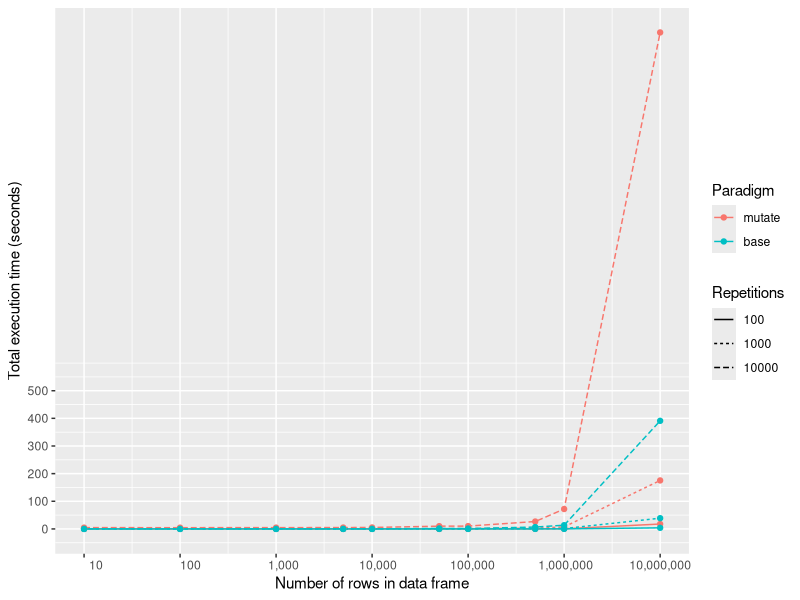
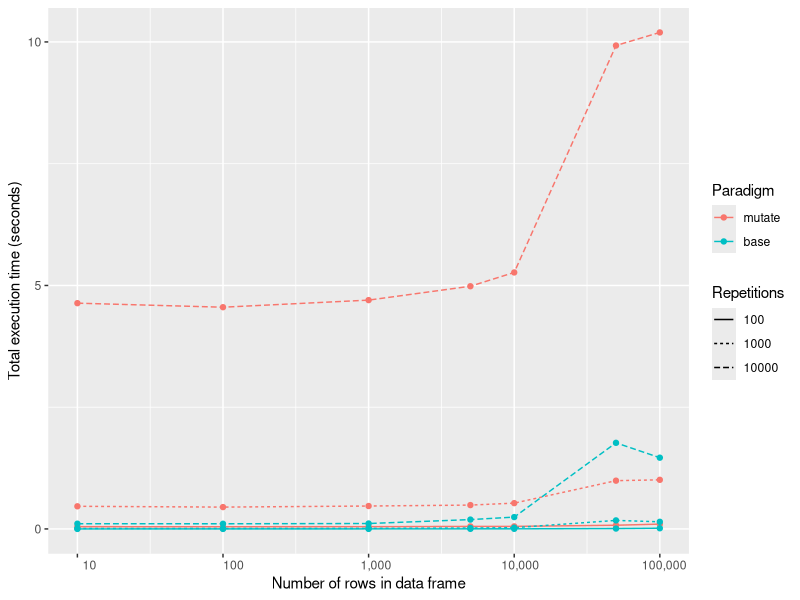
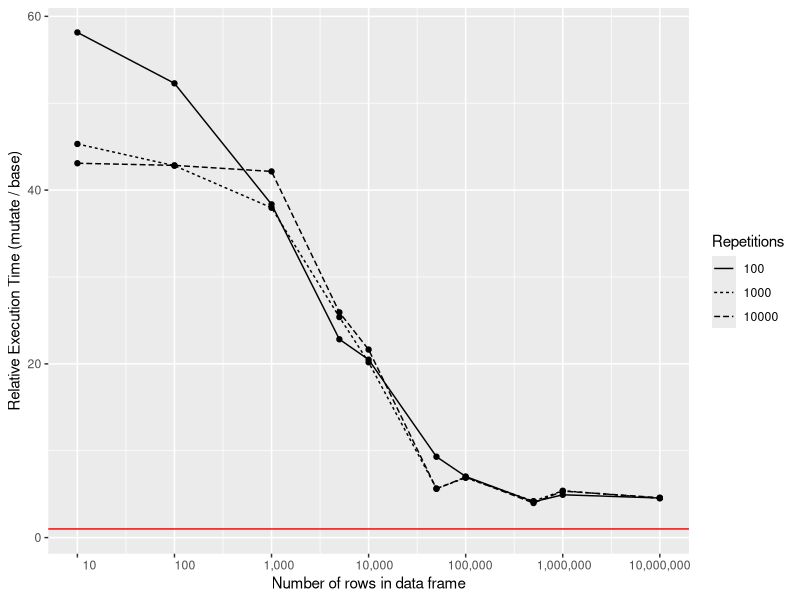

R code for these plots, in order:
## ---- chunk 1
library(microbenchmark)
library(dplyr)
X <- mtcars
(m1 <- 
    microbenchmark(
      dplyr = mutate(X, new1 = NA, new2 = NA),
      base = {
        X$new1 <- NA
        X$new2 <- NA
      }
    )
)
## ---- chunk 2
library(reshape2)
Conditions <- 
  expand.grid(size = c(10, 100, 1000, 5000, 10000, 
                       50000, 100000, 500000, 1000000, 
                       10000000),
              reps = c(100, 1000, 10000))

Trial <- 
  mapply(
    FUN = function(size, reps){
      X <- data.frame(id = seq_len(size))
      m <- 
        microbenchmark(
          mutate = mutate(X, new1 = NA, new2 = NA),
          base = {
            X$new1 <- NA
            X$new2 <- NA
          }
        )
      m <- summary(m, unit = "ms")
      m$size = size
      m$reps = reps
      m
    },
    size = Conditions$size,
    reps = Conditions$reps,
    SIMPLIFY = FALSE
  ) %>% 
  bind_rows() %>% 
  mutate(total_execution = median * reps)

TrialCompare <- 
  Trial %>% 
  select(expr, size, reps, total_execution) %>% 
  dcast(size + reps ~ expr, 
        value.var = "total_execution") %>% 
  mutate(relative_time = mutate / base)

library(ggplot2)

break_at <- log(unique(Trial$size), 10)
break_at <- break_at[break_at %% 1 == 0]

ggplot(data = Trial,
       mapping = aes(x = log(size, 10),
                     y = total_execution,
                     color = factor(expr),
                     linetype = factor(reps))) + 
  geom_line() + 
  geom_point() + 
  scale_x_continuous(breaks = break_at,
                     labels = format(10 ^ break_at,
                                     big.mark = ",",
                                     scientific = FALSE)) + 
  scale_y_continuous(breaks = c(0, 1e5, 2e5, 3e5, 4e5, 5e5),
                     labels = c(0, 1e5, 2e5, 3e5, 4e5, 5e5) / 1000) + 
  xlab("Number of rows in data frame") + 
  ylab("Total execution time (seconds)") + 
  labs(linetype = "Repetitions",
       color = "Paradigm")
## ---- chunk 3
ggplot(data = filter(Trial, size <= 100000),
         mapping = aes(x = log(size, 10),
                       y = total_execution,
                       color = factor(expr),
                       linetype = factor(reps))) + 
  geom_line() + 
  geom_point() + 
  scale_x_continuous(breaks = break_at,
                     labels = format(10 ^ break_at,
                                     big.mark = ",",
                                     scientific = FALSE)) + 
  scale_y_continuous(breaks = seq(0, 20000, by = 5000),
                     labels = seq(0, 20000, by = 5000) / 1000) +
  xlab("Number of rows in data frame") + 
  ylab("Total execution time (seconds)") + 
  labs(linetype = "Repetitions",
       color = "Paradigm")

## ---- chunk 4
break_at <- log(unique(TrialCompare$size), 10)
break_at <- break_at[break_at %% 1 == 0]

ggplot(data = TrialCompare,
       mapping = aes(x = log(size, 10),
                     y = relative_time,
                     linetype = factor(reps))) + 
  geom_line() + 
  geom_point() + 
  scale_x_continuous(breaks = break_at,
                     labels = format(10 ^ break_at,
                                     big.mark = ",",
                                     scientific = FALSE)) + 
  xlab("Number of rows in data frame") + 
  ylab("Relative Execution Time (mutate / base)") + 
  labs(linetype = "Repetitions") + 
  geom_hline(yintercept = 1.0,
             color = "red")
